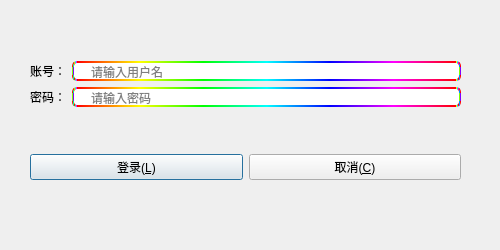
<?xml version="1.0" encoding="UTF-8"?>
<ui version="4.0">
 <class>airLifeDialog::loginDialog</class>
 <widget class="QDialog" name="airLifeDialog::loginDialog">
  <property name="geometry">
   <rect>
    <x>0</x>
    <y>0</y>
    <width>500</width>
    <height>250</height>
   </rect>
  </property>
  <property name="minimumSize">
   <size>
    <width>500</width>
    <height>250</height>
   </size>
  </property>
  <property name="maximumSize">
   <size>
    <width>500</width>
    <height>250</height>
   </size>
  </property>
  <property name="windowTitle">
   <string>登录</string>
  </property>
  <property name="windowIcon">
   <iconset resource="../../../resource/resource.qrc">
    <normaloff>:/Logo/airLifeLogo.ico</normaloff>:/Logo/airLifeLogo.ico</iconset>
  </property>
  <widget class="QWidget" name="verticalLayoutWidget">
   <property name="geometry">
    <rect>
     <x>30</x>
     <y>20</y>
     <width>431</width>
     <height>201</height>
    </rect>
   </property>
   <layout class="QVBoxLayout" name="verticalLayout">
    <item>
     <layout class="QGridLayout" name="gridLayout">
      <item row="0" column="0">
       <widget class="QLabel" name="acc_lab">
        <property name="layoutDirection">
         <enum>Qt::LeftToRight</enum>
        </property>
        <property name="text">
         <string>账号：</string>
        </property>
        <property name="alignment">
         <set>Qt::AlignCenter</set>
        </property>
       </widget>
      </item>
      <item row="0" column="1">
       <widget class="QLineEdit" name="acc_inp">
        <property name="styleSheet">
         <string notr="true">border-radius:5px;
border:2px solid qlineargradient(spread:pad, x1:0, y1:0, x2:1, y2:0, stop:0 rgba(255, 0, 0, 255), stop:0.166 rgba(255, 255, 0, 255), stop:0.333 rgba(0, 255, 0, 255), stop:0.5 rgba(0, 255, 255, 255), stop:0.666 rgba(0, 0, 255, 255), stop:0.833 rgba(255, 0, 255, 255), stop:1 rgba(255, 0, 0, 255));
background: url(:/Icon/airLifeUserS.ico) no-repeat left center ; padding-left: 15px;


</string>
        </property>
        <property name="maxLength">
         <number>30</number>
        </property>
        <property name="placeholderText">
         <string>请输入用户名</string>
        </property>
       </widget>
      </item>
      <item row="1" column="1">
       <widget class="QLineEdit" name="pas_inp">
        <property name="styleSheet">
         <string notr="true">border-radius:5px;
border:2px solid qlineargradient(spread:pad, x1:0, y1:0, x2:1, y2:0, stop:0 rgba(255, 0, 0, 255), stop:0.166 rgba(255, 255, 0, 255), stop:0.333 rgba(0, 255, 0, 255), stop:0.5 rgba(0, 255, 255, 255), stop:0.666 rgba(0, 0, 255, 255), stop:0.833 rgba(255, 0, 255, 255), stop:1 rgba(255, 0, 0, 255));
background: url(:/Icon/airLifeLockS.ico) no-repeat left center ; padding-left: 15px;



</string>
        </property>
        <property name="maxLength">
         <number>25</number>
        </property>
        <property name="echoMode">
         <enum>QLineEdit::PasswordEchoOnEdit</enum>
        </property>
        <property name="placeholderText">
         <string>请输入密码</string>
        </property>
       </widget>
      </item>
      <item row="1" column="0">
       <widget class="QLabel" name="pas_lab">
        <property name="layoutDirection">
         <enum>Qt::LeftToRight</enum>
        </property>
        <property name="text">
         <string>密码：</string>
        </property>
        <property name="alignment">
         <set>Qt::AlignCenter</set>
        </property>
       </widget>
      </item>
     </layout>
    </item>
    <item>
     <layout class="QHBoxLayout" name="horizontalLayout">
      <item>
       <widget class="QPushButton" name="loginButton">
        <property name="styleSheet">
         <string notr="true">
</string>
        </property>
        <property name="text">
         <string>登录(&amp;L)</string>
        </property>
       </widget>
      </item>
      <item>
       <widget class="QPushButton" name="cancelButton">
        <property name="text">
         <string>取消(&amp;C)</string>
        </property>
       </widget>
      </item>
     </layout>
    </item>
   </layout>
  </widget>
 </widget>
 <resources>
  <include location="../../../resource/resource.qrc"/>
 </resources>
 <connections/>
</ui>
